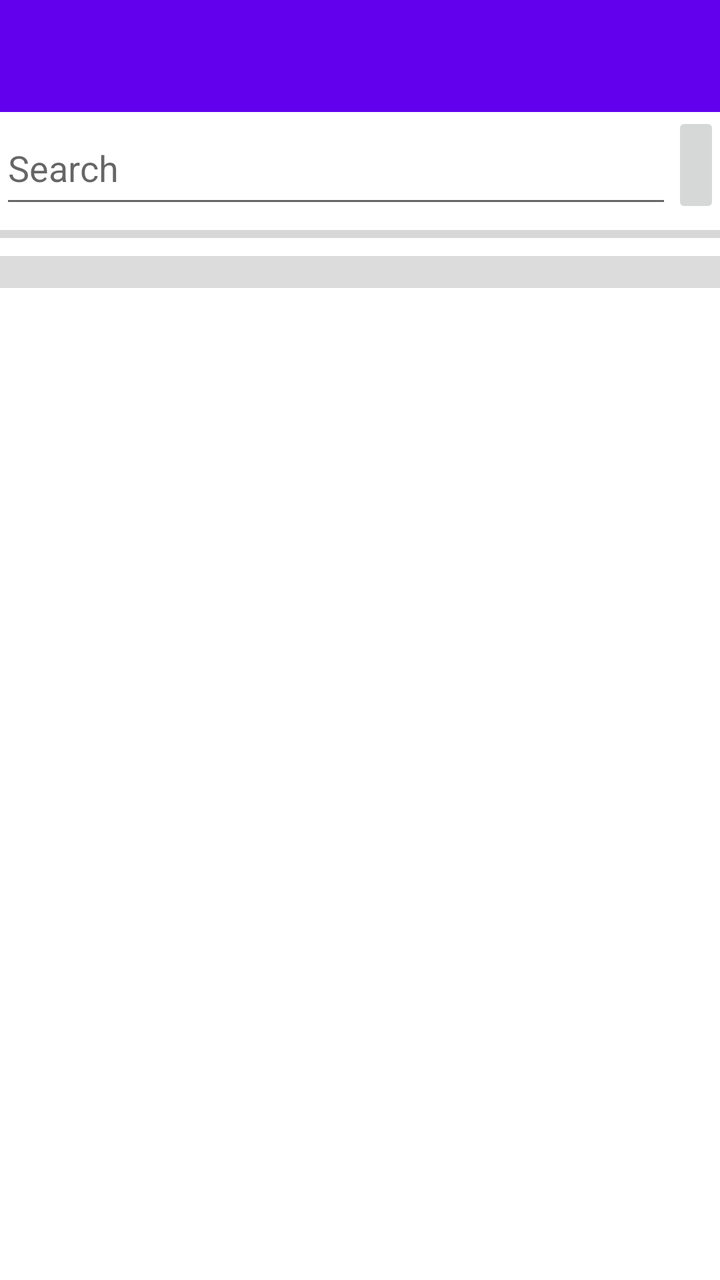
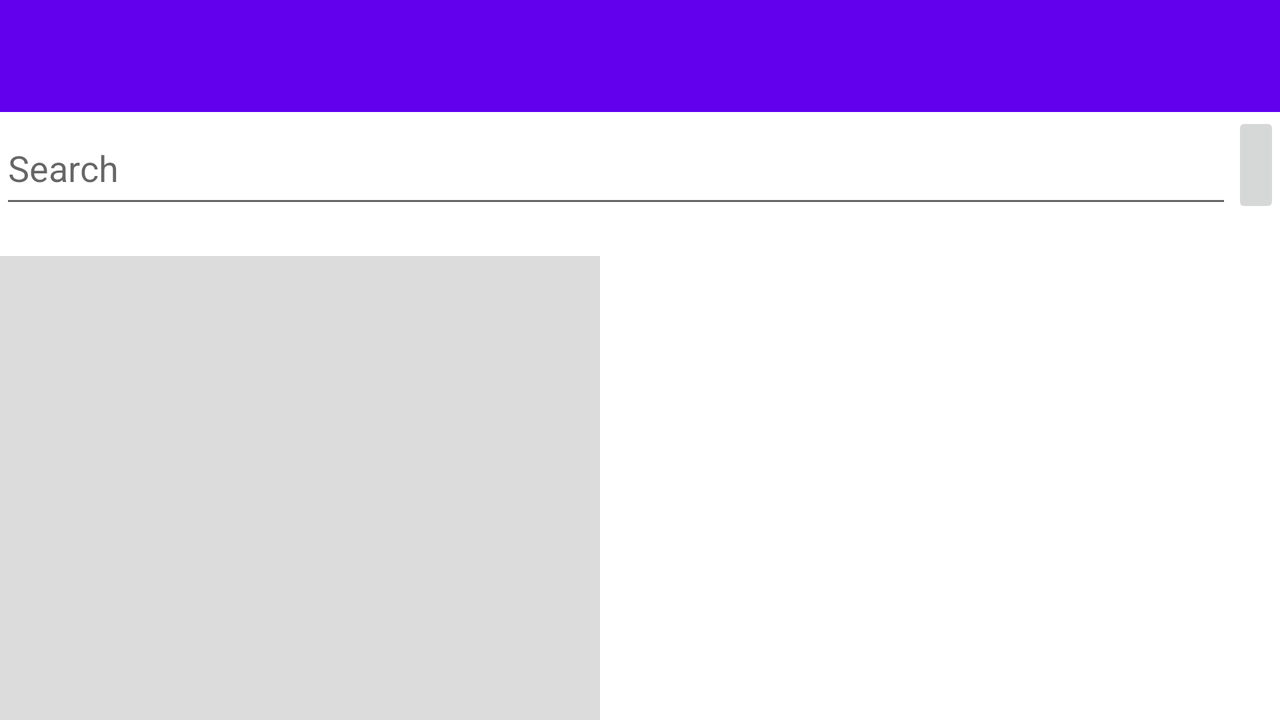

First picture: res/layout/ on a phone held upright. Second picture: the repository's own variant of that layout, on a device whose configuration matches the variant's folder. Source for both follows.
<!-- AndroidManifest.xml: application theme Theme.CST2335FinalGROUPProject_2021Nov -->
<!-- res/layout/bbcfirstactivity.xml -->
<?xml version="1.0" encoding="utf-8"?>
<LinearLayout xmlns:android="http://schemas.android.com/apk/res/android"
    xmlns:tools="http://schemas.android.com/tools"
    android:layout_width="match_parent"
    android:layout_height="match_parent"
    android:id="@+id/linearLayout"
    xmlns:app="http://schemas.android.com/apk/res-auto"
    android:orientation="vertical">

    <androidx.appcompat.widget.Toolbar
        android:id="@+id/toolbar"
        android:layout_width="match_parent"
        android:layout_height="wrap_content"
        android:background="?attr/colorPrimary"
        android:minHeight="?attr/actionBarSize"
        android:theme="?attr/actionBarTheme" />


    <LinearLayout
        android:layout_width="match_parent"
        android:layout_height="53dp"
        android:orientation="horizontal">

        <EditText
            android:id="@+id/searchbartext"
            android:layout_width="0dp"
            android:layout_height="match_parent"
            android:drawableStart="@drawable/baseline_search_black_24dp"
            android:drawablePadding="5dp"
            android:hint="@string/search"
            android:layout_weight="1"/>

        <ImageButton
            android:id="@+id/favoriteBtn"
            android:layout_width="wrap_content"
            android:layout_height="match_parent"
            android:layout_gravity="end"
            app:srcCompat="@drawable/baseline_favorite_black_24dp" />
    </LinearLayout>

    <ProgressBar
        android:id="@+id/progressBar"
        style="?android:attr/progressBarStyleHorizontal"
        android:layout_width="match_parent"
        android:layout_height="wrap_content"
        android:visibility="visible" />


    <androidx.recyclerview.widget.RecyclerView
        android:id="@+id/recyclerView"
        android:layout_width="match_parent"
        android:layout_height="wrap_content"
        android:layout_marginTop="3dp"
        android:background="#DCDCDC"
        android:padding="8dp"
        android:scrollbars="vertical"
        tools:ignore="NotSibling" />
</LinearLayout>
<!-- resources referenced by this layout -->
<resources>
  <string name="search">Search</string>
  <style name="Theme.CST2335FinalGROUPProject_2021Nov" parent="Theme.MaterialComponents.DayNight.DarkActionBar">
          
          <item name="android:actionMenuTextColor">@color/black</item>
          <item name="colorPrimary">@color/purple_500</item>
          <item name="colorPrimaryVariant">@color/purple_700</item>
          <item name="colorOnPrimary">@color/black</item>
          <item name="windowActionBar">false</item>
          <item name="windowNoTitle">true</item>
          
          <item name="colorSecondary">@color/teal_200</item>
          <item name="colorSecondaryVariant">@color/teal_700</item>
          <item name="colorOnSecondary">@color/black</item>
          
          <item name="android:statusBarColor" tools:targetApi="l">?attr/colorPrimaryVariant</item>
          
      </style>
</resources>
<!-- res/layout-land/bbcfirstactivity.xml (the repository's variant of the layout above) -->
<!-- drawn on the phone turned sideways -->
<?xml version="1.0" encoding="utf-8"?>
<LinearLayout xmlns:android="http://schemas.android.com/apk/res/android"
    xmlns:app="http://schemas.android.com/apk/res-auto"
    xmlns:tools="http://schemas.android.com/tools"
    android:id="@+id/linearLayout"
    android:layout_width="match_parent"
    android:layout_height="match_parent"
    android:orientation="vertical">

    <androidx.appcompat.widget.Toolbar
        android:id="@+id/toolbar"
        android:layout_width="match_parent"
        android:layout_height="wrap_content"
        android:background="?attr/colorPrimary"
        android:minHeight="?attr/actionBarSize"
        android:theme="?attr/actionBarTheme" />


    <LinearLayout
        android:layout_width="match_parent"
        android:layout_height="53dp"
        android:orientation="horizontal">

        <EditText
            android:id="@+id/searchEditText"
            android:layout_width="0dp"
            android:layout_height="match_parent"
            android:drawableStart="@drawable/baseline_search_black_24dp"
            android:drawablePadding="5dp"
            android:hint="@string/search"
            android:layout_weight="1"/>

        <ImageButton
            android:id="@+id/favoriteBtn"
            android:layout_width="wrap_content"
            android:layout_height="match_parent"
            android:layout_gravity="end"
            app:srcCompat="@drawable/baseline_favorite_black_24dp" />
    </LinearLayout>

    <ProgressBar
        android:id="@+id/progressBar"
        style="?android:attr/progressBarStyleHorizontal"
        android:layout_width="match_parent"
        android:layout_height="wrap_content"
        android:visibility="invisible" />


    <LinearLayout
        android:layout_width="match_parent"
        android:layout_height="match_parent"
        android:orientation="horizontal">

        <androidx.recyclerview.widget.RecyclerView
            android:id="@+id/recyclerView"
            android:layout_width="300dp"
            android:layout_height="match_parent"
            android:layout_marginTop="3dp"
            android:background="#DCDCDC"
            android:padding="8dp"
            android:scrollbars="vertical"
            tools:ignore="NotSibling" />

        <FrameLayout
            android:id="@+id/frameLayout"
            android:layout_width="match_parent"
            android:layout_height="match_parent" />
    </LinearLayout>
</LinearLayout>
